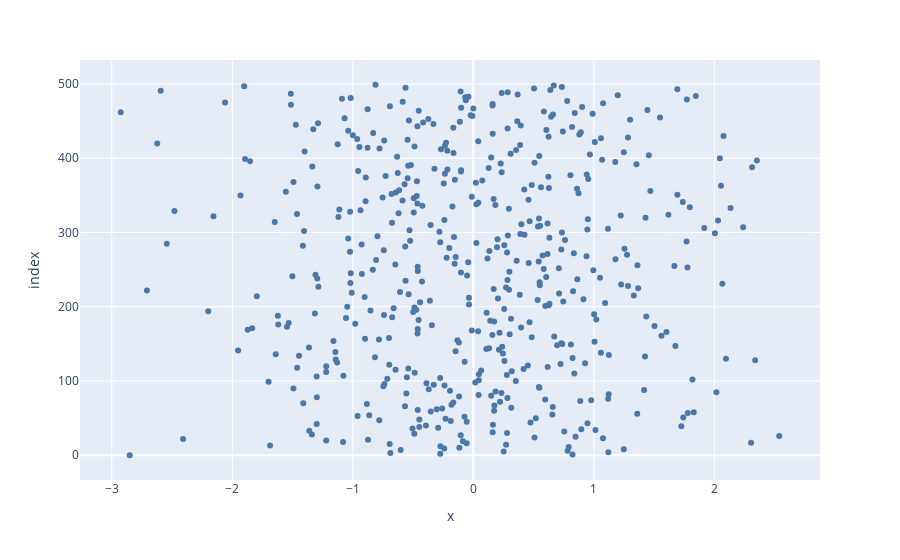

The cell this chart's notebook holds for it:
### Markdown cell above
3.Write a program to draw a scatter plot for random 500 x and y coordinates and style it.

### Code cell
import plotly.express as px
import numpy as np 
    
def draw_scatter_plot():
    """
      Description:
         Function is used to draw a scatter chart for a random numbers using plotly.
      Parameter:
         No parameter required.
      Return:
         Returns nothing.
    """  
    # creating random data through randomint 
    # function of numpy.random 

    n = 500
    random_x = np.random.randn(n)
    random_y = np.random.randn(n)

        
    plot = px.scatter(random_x, random_y, color_discrete_sequence=px.colors.qualitative.T10)
    plot.show()

if __name__ == "__main__":
    draw_scatter_plot()

### Figure 1 — Plotly figure (JSON) as saved in the notebook; plotly's stock layout.template omitted (floating-point values rounded to 4 significant figures; data arrays with more than 128 entries replaced by an {"elided": "..."} marker saying what was removed)
{"data": [{"hovertemplate": "x=%{x}<br>index=%{y}<extra></extra>", "legendgroup": "", "marker": {"color": "#4C78A8", "symbol": "circle"}, "mode": "markers", "name": "", "orientation": "h", "showlegend": false, "type": "scatter", "x": {"elided": "500 float values"}, "xaxis": "x", "y": {"elided": "500 int values"}, "yaxis": "y"}], "layout": {"legend": {"tracegroupgap": 0}, "margin": {"t": 60}, "xaxis": {"anchor": "y", "domain": [0, 1], "title": {"text": "x"}}, "yaxis": {"anchor": "x", "domain": [0, 1], "title": {"text": "index"}}}}
